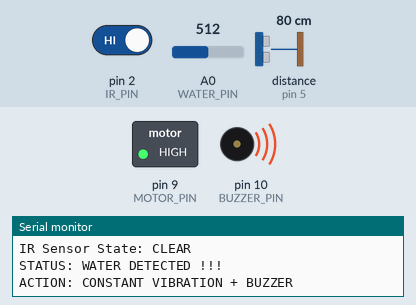
This sketch was run on a simulated Arduino Uno, built with avr-gcc and run on an emulated ATmega328P. Shown: switched loads named in the sketch (green lamp = pin HIGH), buzzer (waves = sounding), the last lines printed to the serial monitor. Wiring (inferred from the names in the program): ultrasonic range finder: trigger pin 4; echo pin 5. The test bench sets the inputs (shaded band); at power-on: A0 (WATER_PIN) = 512, distance to the obstacle (sensor on pin 5) 80 cm, pin 2 (IR_PIN) HIGH. The echo pulse lasts 58.3 µs per cm; pins used as bus, display or sensor lines are not drawn.

Above: at 1.2 s.
1.3 s: A0 (WATER_PIN) set to 108
2.8 s: A0 (WATER_PIN) set to 92
At 3.6 s:
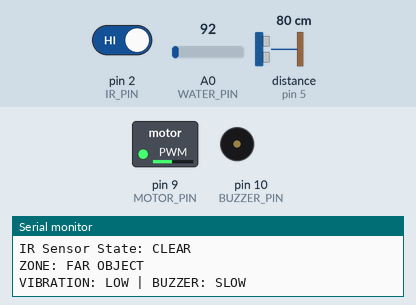
5.8 s: distance to the obstacle (sensor on pin 5) set to 66 cm
At 6.6 s:
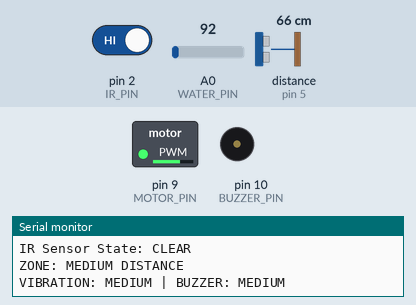
8.8 s: pin 2 (IR_PIN) driven LOW
At 10.5 s:
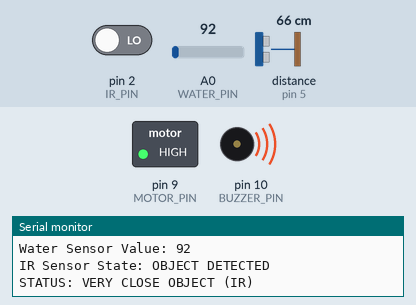
10.8 s: pin 2 (IR_PIN) driven HIGH
At 11.05 s:
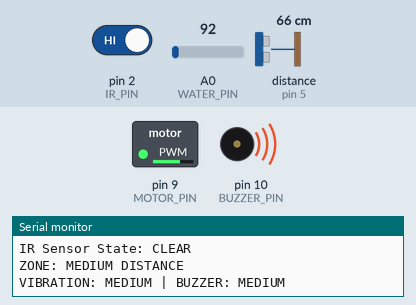
13.8 s: distance to the obstacle (sensor on pin 5) set to 250 cm
At 14.4 s:
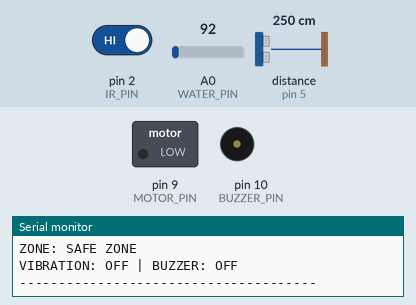
Timing chart, 0 to 16.5 s (numbered marks = the images above; inputs shaded):
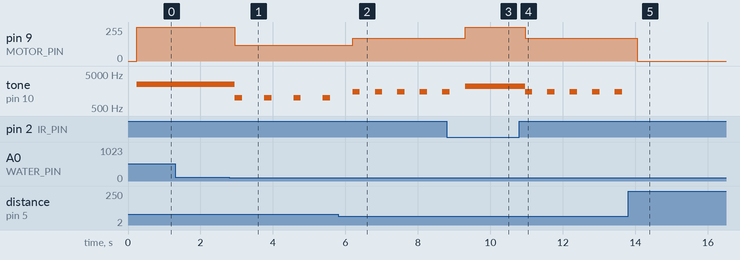

The sketch:

sketch_jan15a.ino
```cpp
// ================== PIN DEFINITIONS ==================
#define TRIG_PIN   4
#define ECHO_PIN   5
#define IR_PIN     2
#define WATER_PIN  A0
#define MOTOR_PIN  9     // PWM
#define BUZZER_PIN 10

// ================== VARIABLES ==================
long duration;
int distance;
int waterValue;
int irState;

// ================== SETUP ==================
void setup() {
  // --- Pin Modes ---
  pinMode(TRIG_PIN, OUTPUT);
  pinMode(ECHO_PIN, INPUT);
  pinMode(IR_PIN, INPUT_PULLUP);   // FIX: Prevent floating
  pinMode(MOTOR_PIN, OUTPUT);
  pinMode(BUZZER_PIN, OUTPUT);

  // --- FORCE SAFE STATE AT BOOT ---
  digitalWrite(MOTOR_PIN, LOW);    // Motor OFF
  noTone(BUZZER_PIN);              // Buzzer OFF

  Serial.begin(9600);
  Serial.println("======================================");
  Serial.println(" SMART BLIND STICK SYSTEM (STABLE) ");
  Serial.println("======================================");
}

// ================== ULTRASONIC FUNCTION ==================
int getDistance() {
  digitalWrite(TRIG_PIN, LOW);
  delayMicroseconds(2);

  digitalWrite(TRIG_PIN, HIGH);
  delayMicroseconds(10);
  digitalWrite(TRIG_PIN, LOW);

  duration = pulseIn(ECHO_PIN, HIGH, 30000); // 30ms timeout
  if (duration == 0) return 200;             // No object

  return duration * 0.034 / 2;
}

// ================== LOOP ==================
void loop() {
  // --- Read Sensors ---
  distance = getDistance();
  waterValue = analogRead(WATER_PIN);
  irState = digitalRead(IR_PIN);

  // --- SERIAL MONITOR OUTPUT ---
  Serial.println("--------------------------------------");
  Serial.print("Ultrasonic Distance: ");
  Serial.print(distance);
  Serial.println(" cm");

  Serial.print("Water Sensor Value: ");
  Serial.println(waterValue);

  Serial.print("IR Sensor State: ");
  Serial.println(irState == LOW ? "OBJECT DETECTED" : "CLEAR");

  // ================== PRIORITY LOGIC ==================

  // WATER DETECTION (HIGHEST PRIORITY)
  if (waterValue > 100) {
    Serial.println("STATUS: WATER DETECTED !!!");
    Serial.println("ACTION: CONSTANT VIBRATION + BUZZER");

    analogWrite(MOTOR_PIN, 255);
    tone(BUZZER_PIN, 2500);
    delay(100);
    return;
  }

  // IR SENSOR (VERY CLOSE OBJECT)
  if (irState == LOW) {
    Serial.println("STATUS: VERY CLOSE OBJECT (IR)");
    Serial.println("ACTION: STRONG VIBRATION + BUZZER");

    analogWrite(MOTOR_PIN, 255);
    tone(BUZZER_PIN, 2200);
    delay(100);
    return;
  }

  // ULTRASONIC DISTANCE BASED ALERTS
  if (distance > 120) {
    Serial.println("ZONE: SAFE ZONE");
    Serial.println("VIBRATION: OFF | BUZZER: OFF");

    analogWrite(MOTOR_PIN, 0);
    noTone(BUZZER_PIN);
  }

  else if (distance > 70 && distance <= 120) {
    Serial.println("ZONE: FAR OBJECT");
    Serial.println("VIBRATION: LOW | BUZZER: SLOW");

    analogWrite(MOTOR_PIN, 120);
    tone(BUZZER_PIN, 1000);
    delay(200);
    noTone(BUZZER_PIN);
    delay(400);
  }

  else if (distance > 30 && distance <= 70) {
    Serial.println("ZONE: MEDIUM DISTANCE");
    Serial.println("VIBRATION: MEDIUM | BUZZER: MEDIUM");

    analogWrite(MOTOR_PIN, 170);
    tone(BUZZER_PIN, 1500);
    delay(200);
    noTone(BUZZER_PIN);
    delay(200);
  }

  else { // distance <= 30
    Serial.println("ZONE: VERY CLOSE OBJECT (ULTRASONIC)");
    Serial.println("VIBRATION: STRONG | BUZZER: CONTINUOUS");

    analogWrite(MOTOR_PIN, 255);
    tone(BUZZER_PIN, 2200);
  }

  delay(100);
}
```

Measured:
- the behaviour switches between 101 and 100 on A0 (WATER_PIN) (found by bisection; images 0 and 1)
- the behaviour switches between 72 and 71 cm on distance to the obstacle (sensor on pin 5) (found by bisection; images 1 and 2)
- after the input at 2.8 s, pin 9 (MOTOR_PIN): 255/255 → 120/255 after 0.15 s; tone on pin 10 (BUZZER_PIN): alternates 1000 Hz for 0.20 s and silent for 0.61 s, starting after 0.15 s
- after the input at 5.8 s, pin 9 (MOTOR_PIN): 120/255 → 170/255 after 0.40 s
- after the input at 8.8 s, pin 9 (MOTOR_PIN): 170/255 → 255/255 after 0.51 s
- after the input at 10.8 s, pin 9 (MOTOR_PIN): 255/255 → 170/255 after 0.16 s; tone on pin 10 (BUZZER_PIN): alternates 1500 Hz for 0.20 s and silent for 0.42 s, starting after 0.16 s
- after the input at 13.8 s, pin 9 (MOTOR_PIN): 170/255 → 0/255 after 0.25 s; tone on pin 10 (BUZZER_PIN): stops changing and stays silent
